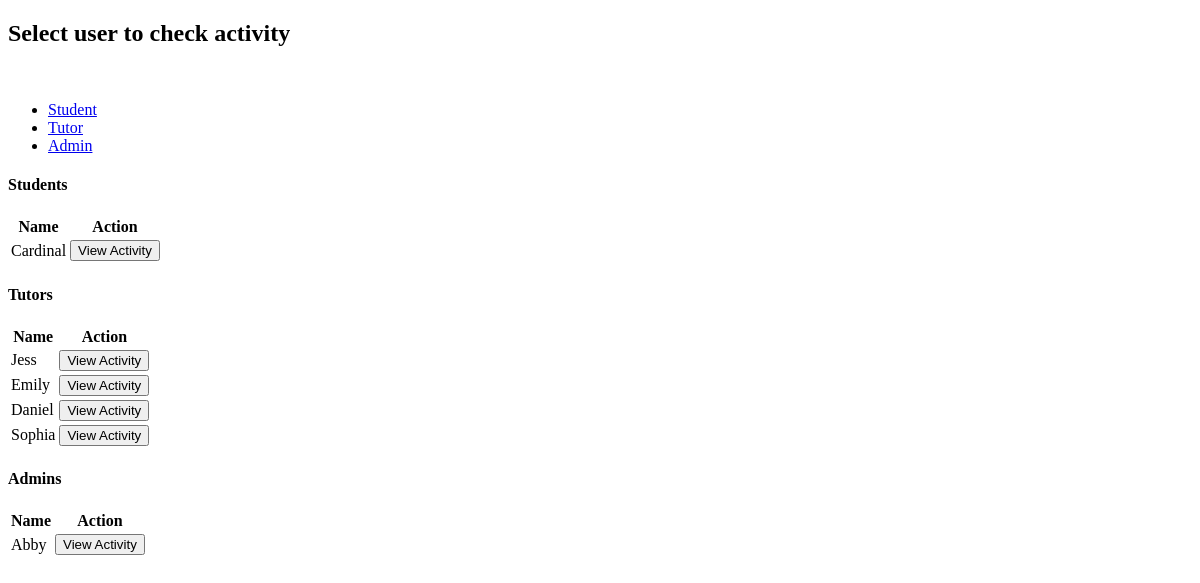
Page /selectUserTrail.php on the earlier database version.
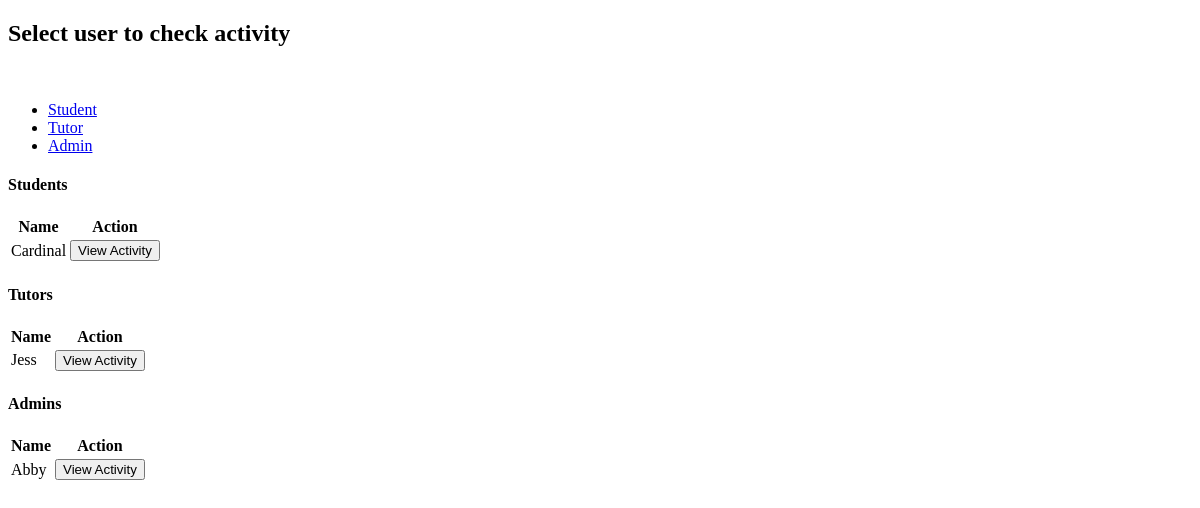
Same page on the later database version.
### tables this page shows
CREATE TABLE Student (
	SID int NOT NULL AUTO_INCREMENT PRIMARY KEY,
	FName varchar(255),
	LName varchar(255),
	Email VARCHAR(50),
	Contact varchar(255),
	SPass varchar(255)
);

CREATE TABLE Tutor (
	TID int NOT NULL AUTO_INCREMENT PRIMARY KEY,
	FName varchar(255),
	LName varchar(255),
	Email varchar(255),
	Contact varchar(255),
	TPass varchar(255)
);

### selectUserTrail.php (the view, shortened to what this page needs)
<?php
require_once 'db.php';
function displayUsersComponent($conn) {
    echo '<!DOCTYPE html>
            <html lang="en">
            <head>
                <meta charset="UTF-8">
                <meta name="viewport" content="width=device-width, initial-scale=1.0">
                <title>Select user</title>
                <link rel="stylesheet" href="https://cdnjs.cloudflare.com/ajax/libs/font-awesome/5.12.1/css/all.min.css" />
                </head>
            <body>';
    echo "<h2>Select user to check activity</h2><br/>";
    $sqlStudent = "SELECT SID, FName FROM Student";
    $resultStudent = $conn->query($sqlStudent);
    $sqlTutor = "SELECT TID, FName FROM Tutor";
    $resultTutor = $conn->query($sqlTutor);
    $sqlAdmin = "SELECT AID, FName FROM Admin";
    $resultAdmin = $conn->query($sqlAdmin);
    echo '<ul class="nav nav-tabs" id="userTabs" role="tablist">
            <li class="nav-item">
                <a class="nav-link active" id="student-tab" data-toggle="tab" href="#student" role="tab" aria-controls="student" aria-selected="true">Student</a>
            </li>
            <li class="nav-item">
                <a class="nav-link" id="tutor-tab" data-toggle="tab" href="#tutor" role="tab" aria-controls="tutor" aria-selected="false">Tutor</a>
            </li>
            <li class="nav-item">
                <a class="nav-link" id="admin-tab" data-toggle="tab" href="#admin" role="tab" aria-controls="admin" aria-selected="false">Admin</a>
            </li>
        </ul>
        <div class="tab-content" id="userTabsContent">
            <div class="tab-pane fade show active pt-4" id="student" role="tabpanel" aria-labelledby="student-tab">
                <h4>Students</h4>
                <table class="table">
                    <thead>
                        <tr>
                            <th>Name</th>
                            <th>Action</th>
                        </tr>
                    </thead>
                    <tbody id="studentList">';
    if ($resultStudent->num_rows > 0) {
        while ($row = $resultStudent->fetch_assoc()) {
            echo '<tr>
                    <td>' . $row['FName'] . '</td>
                    <td><button class="btn btn-primary openActivity" data-id="' . $row['SID'] . '" data-type ="student">View Activity</button></td>
                </tr>';
        }
    } else {
        echo '<tr><td colspan="2">No students found</td></tr>';
    }
    echo '</tbody>
        </table>
    </div>';
    echo '<div class="tab-pane fade pt-4" id="tutor" role="tabpanel" aria-labelledby="tutor-tab">
            <h4>Tutors</h4>
            <table class="table">
                <thead>
                    <tr>
                        <th>Name</th>
                        <th>Action</th>
                    </tr>
                </thead>
                <tbody id="tutorList">';
    if ($resultTutor->num_rows > 0) {
        while ($row = $resultTutor->fetch_assoc()) {
            echo '<tr>
                    <td>' . $row['FName'] . '</td>
                    <td><button class="btn btn-primary openActivity" data-id="' . $row['TID'] . '" data-type ="tutor">View Activity</button></td>
                </tr>';
        }
    } else {
        echo '<tr><td colspan="2">No tutors found</td></tr>';
    }
    echo '</tbody>
        </table>
    </div>';
    echo '<div class="tab-pane fade pt-4" id="admin" role="tabpanel" aria-labelledby="admin-tab">
            <h4>Admins</h4>
            <table class="table">
                <thead>
                    <tr>
                        <th>Name</th>
                        <th>Action</th>
                    </tr>
                </thead>
                <tbody id="adminList">';
    if ($resultAdmin->num_rows > 0) {
        while ($row = $resultAdmin->fetch_assoc()) {
            echo '<tr>
                    <td>' . $row['FName'] . '</td>
                    <td><button class="btn btn-primary openActivity" data-id="' . $row['AID'] . '" data-type ="admin">View Activity</button></td>
                </tr>';
        }
    } else {
        echo '<tr><td colspan="2">No admins found</td></tr>';
    }
    echo '</tbody>
        </table>
    </div>
</div>';
    echo '
    <script src="https://ajax.googleapis.com/ajax/libs/jquery/3.6.0/jquery.min.js"></script>
<script src="https://cdnjs.cloudflare.com/ajax/libs/jsonwebtoken/8.5.1/jsonwebtoken.min.js"></script>
    <script src="https://cdn.jsdelivr.net/npm/@popperjs/core@2.9.2/dist/umd/popper.min.js"></script>
    <script src="https://stackpath.bootstrapcdn.com/bootstrap/4.5.2/js/bootstrap.min.js"></script>
    <script>
    $(document).ready(function() {
        $(".openActivity").click(function(event) {
            event.preventDefault();
            var id = $(this).data("id");
            var userType = $(this).data("type");
            $.ajax({
                url: "getUserTrail.php",
                type: "POST",
                data: { userID: id, userRole: userType }, // Use userID and userRole
                success: function(data) {
                    $("#componentContainer").html(data);
                },
                error: function(xhr, status, error) {
                    console.error("An error occurred:", error);
                }
            });
        });
    });
    </script>
</body>
</html>';
}
displayUsersComponent($conn);
?>

Differences in the rows shown:
removed tutor: FName "Emily"
removed tutor: FName "Daniel"
removed tutor: FName "Sophia"
